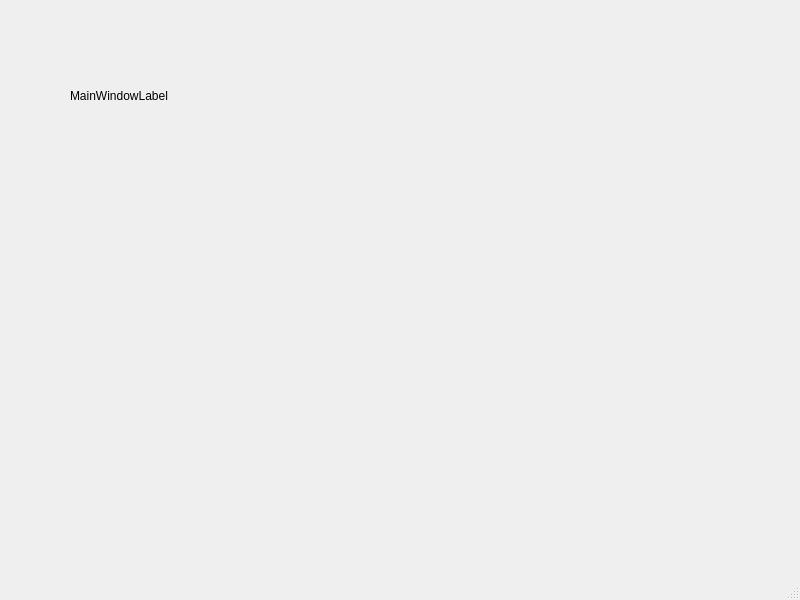
<?xml version="1.0" encoding="UTF-8"?>
<ui version="4.0">
 <class>MainWindow</class>
 <widget class="QMainWindow" name="MainWindow">
  <property name="geometry">
   <rect>
    <x>0</x>
    <y>0</y>
    <width>800</width>
    <height>600</height>
   </rect>
  </property>
  <property name="windowTitle">
   <string>MainWindow</string>
  </property>
  <widget class="QWidget" name="centralwidget">
   <widget class="QLabel" name="label">
    <property name="geometry">
     <rect>
      <x>70</x>
      <y>40</y>
      <width>641</width>
      <height>111</height>
     </rect>
    </property>
    <property name="text">
     <string>MainWindowLabel</string>
    </property>
   </widget>
  </widget>
  <widget class="QMenuBar" name="menubar">
   <property name="geometry">
    <rect>
     <x>0</x>
     <y>0</y>
     <width>800</width>
     <height>26</height>
    </rect>
   </property>
  </widget>
  <widget class="QStatusBar" name="statusbar"/>
 </widget>
 <resources/>
 <connections/>
</ui>
